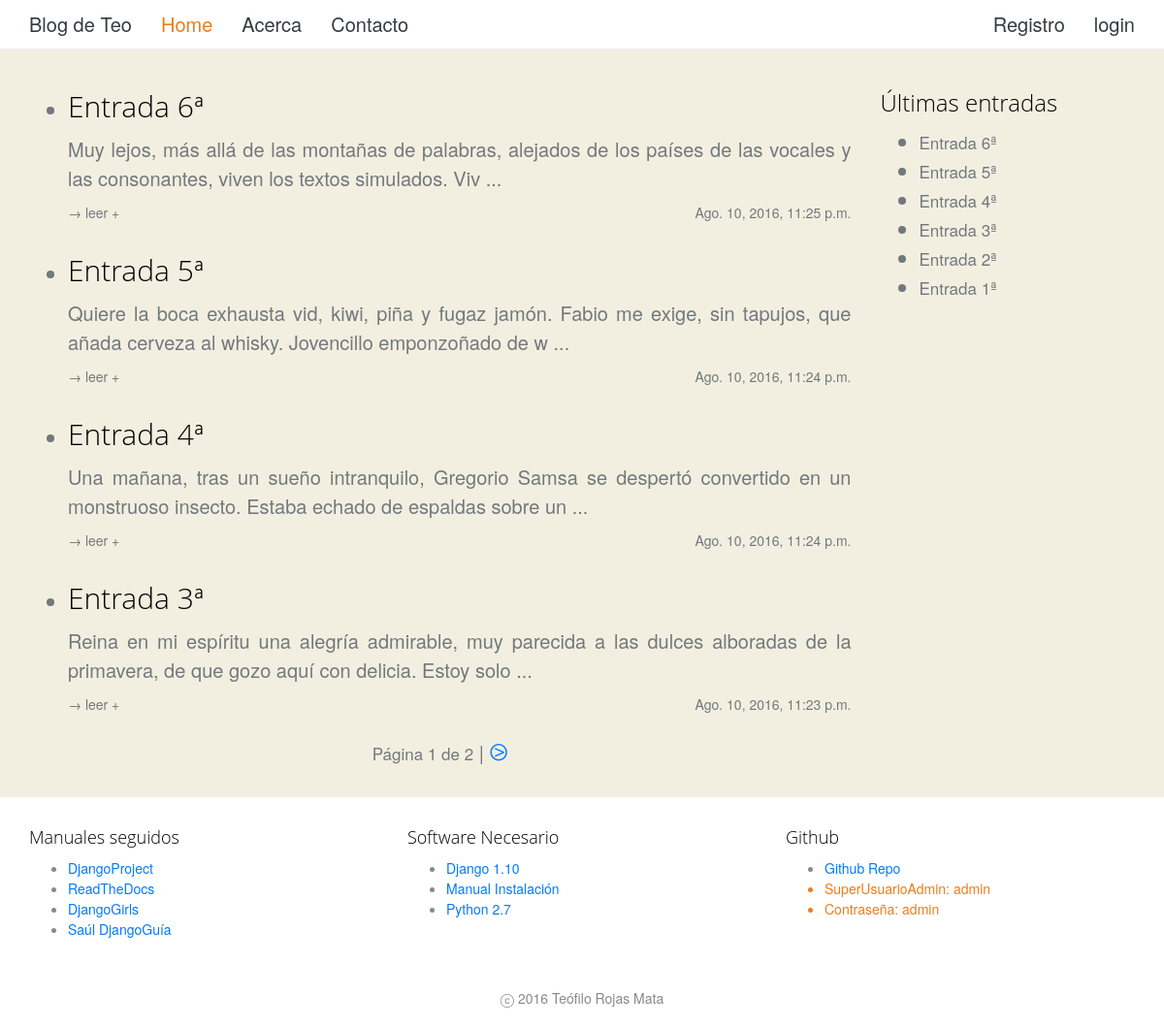
Before: / with the older database file.
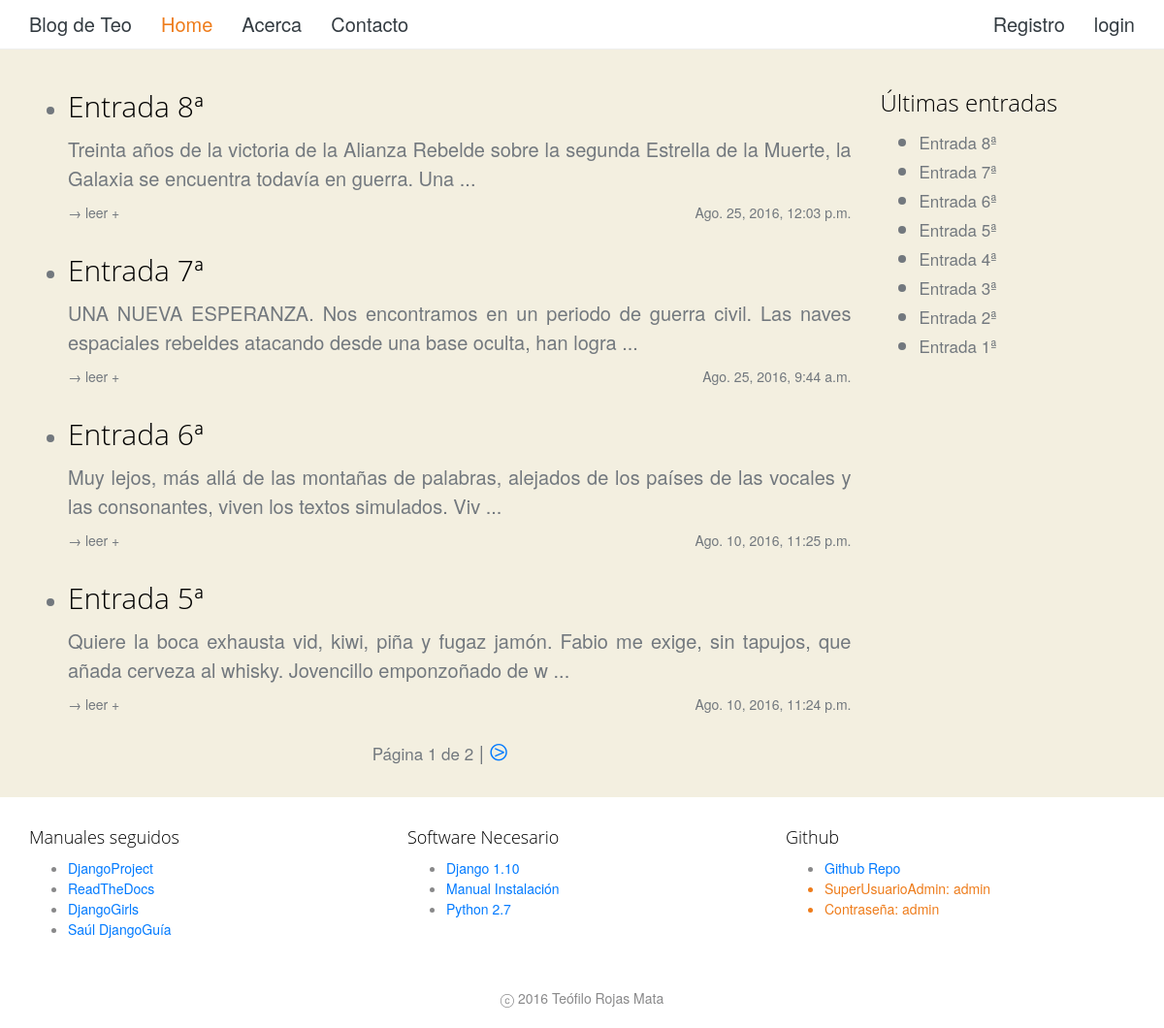
After: the same page with the newer database file.
### appBlogTeo/models.py (models this page shows, shortened)
class Entrada(models.Model):
	titulo = models.CharField(max_length = 100)
	cuerpo = models.TextField()
	fecha = models.DateTimeField(default=datetime.now, blank=True)
	etiquetas = models.ManyToManyField('Etiqueta', blank=True)
	class Meta:
		ordering = ['-fecha']

### appBlogTeo/views.py (the view)
# urls.py: url(r'^$', views.ListadoHome.as_view(), name='home'),
class ListadoHome(generic.ListView):
    context_object_name = 'listadoEntradas'
    model = Entrada
    template_name = 'home.html'
    paginate_by = 4
    def get_context_data(self, **kwargs):
        context = super(ListadoHome, self).get_context_data(**kwargs)
        context['listadoTitulos'] = ListadoTitulos()
        return context

### appBlogTeo/views.py (called while the page is built)
def ListadoTitulos():
    listadoTitulos = Entrada.objects.all()[:10]
    return listadoTitulos

### appBlogTeo/templates/home.html (shortened to what this page needs)
{% extends "base.html" %}
{%block content%}
	{% if listadoEntradas %}
		<ul>
			{% for entrada in listadoEntradas %}
				<li><h2><a href="{% url 'appBlogTeo:VistaEntradaCompleta' entrada.id %}">
				   {{ entrada.titulo }}</a></h1></li>
				<p>{{entrada.cuerpo|slice:":140"}} ... </p>
				<p>
					<small><a href="{% url 'appBlogTeo:VistaEntradaCompleta' entrada.id %}" class="leerMas">
				   → leer +</a></small>
	   				<small class="fecha">{{entrada.fecha}}</small>
				</p>
				<br>
			{% endfor %}
		</ul>
	{% else %}
		<h1>Sin entradas</h1>
		<p>La base de datos por el momento no tiene entradas. Por favor, introduzca al menos una para poder contemplarla</p>
	{% endif %}
{% endblock %}
{% block paginator %}
	<center><p>
	<small>Página {{ page_obj.number }} de {{ page_obj.paginator.num_pages }}</small>
	{% if page_obj.has_next %}
		| <a href="?page={{ page_obj.next_page_number }}" class="iconPageMasMenos"> ⧁</a>
	{% endif %}
	</p></center>
{% endblock %}

### appBlogTeo/templates/_menuLateral.html
{% block lateral %}
          <div>
            <h3>Últimas entradas</h4>
            {% if listadoTitulos %}
              <ul>
                {% for x in listadoTitulos %}
                  <li><small><a href="{% url 'appBlogTeo:VistaEntradaCompleta' x.id %}">
                     {{ x.titulo }}</a></small></li>
                {% endfor %}
              </ul>
            {% else %}
              <h4>Sin entradas</h4>
              <p>La base de datos por el momento no tiene entradas. Por favor, introduzca al menos una para poder contemplarla</p>
            {% endif %}
          </div>
{% endblock lateral%}

Changed rows visible on the page:
no longer on one of the page's lists (row unchanged): Entrada: titulo "Entrada 4ª", cuerpo "Una mañana, tras un sueño intranquilo, Gregorio Samsa se despertó convertido en un monstruoso insecto. Estaba echado de espaldas sobre un", fecha "Ago. 10, 2016, 11:24 p.m."
no longer on one of the page's lists (row unchanged): Entrada: titulo "Entrada 3ª", cuerpo "Reina en mi espíritu una alegría admirable, muy parecida a las dulces alboradas de la primavera, de que gozo aquí con delicia. Estoy solo", fecha "Ago. 10, 2016, 11:23 p.m."
added Entrada: titulo "Entrada 8ª", cuerpo "Treinta años de la victoria de la Alianza Rebelde sobre la segunda Estrella de la Muerte, la Galaxia se encuentra todavía en guerra. Una", fecha "Ago. 25, 2016, 12:03 p.m."
added Entrada: titulo "Entrada 7ª", cuerpo "UNA NUEVA ESPERANZA. Nos encontramos en un periodo de guerra civil. Las naves espaciales rebeldes atacando desde una base oculta, han logra", fecha "Ago. 25, 2016, 9:44 a.m."
